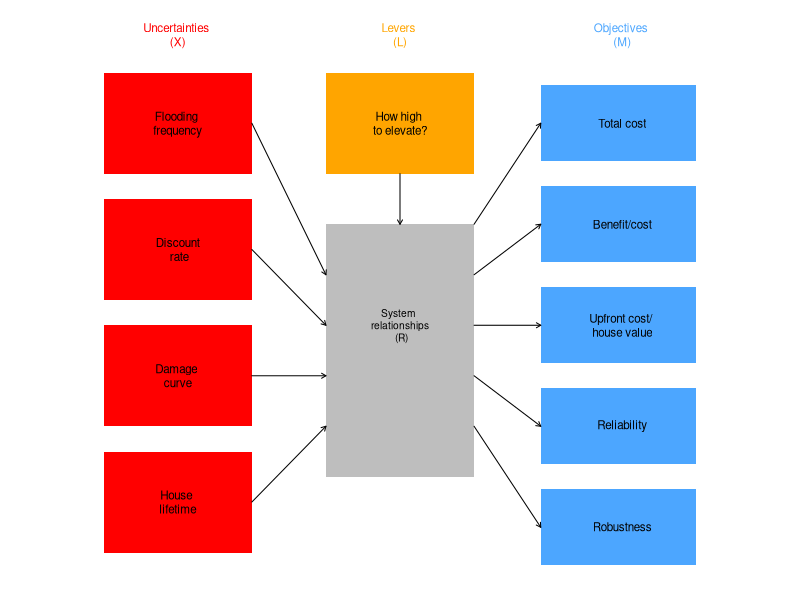

R code for this plot:
##==============================================================================
##
## Script plots the XLRM diagram for the home elevation problem
##
## Author: Mahkameh Zarekarizi (mahkameh.zare@gmail.com) 
##       
##==============================================================================
## Copyright 2019 Mahkameh Zarekarizi
## This file is free software: you can redistribute it and/or modify
## it under the terms of the GNU General Public License as published by
## the Free Software Foundation, either version 3 of the License, or
## (at your option) any later version.
##
## This file is distributed in the hope that it will be useful,
## but WITHOUT ANY WARRANTY; without even the implied warranty of
## MERCHANTABILITY or FITNESS FOR A PARTICULAR PURPOSE.  See the
## GNU General Public License for more details.
##
## You should have received a copy of the GNU General Public License
## along with this file.  If not, see <http://www.gnu.org/licenses/>.
##==============================================================================
## Instructions to run:
## 1. If you have not already done so, change the working directory to the main 
##    folder (Zarekarizi-Home-Elevation). You can do so by setwd("~/.../../../../Zarekarizi-Home-Elevation") 
## 2. To Run:
##      1. Click on Source button or, on console, type: Source("../../....R")
## 3. Outputs:
##      1. A pdf or jpeg file in "Figures" directory that contains the plot
##==============================================================================

# Global variables
main_path=getwd()
myblue <- rgb(0/255, 128/255, 1, 0.7)
myred <- "red"

# Plot XLRM 
# Dimensions are a standard golden ratio plot with 10 cm of width
# If you would like to save the plot as pdf, substitute next line with: pdf("/Figure/xlrm.pdf", width =3.94, height =2.43)
#jpeg(paste(main_path,"/Figures/S1_XLRM.jpeg",sep=""),width =3.94, height =2.43,units="in",res=300)
#pdf(paste(main_path,"/Figures/S1_XLRM.pdf",sep=""),width =3.94, height =2.43)
#png(paste(main_path,"/Figures/S1_XLRM.png",sep=""),width =3.5, height =2.5,units="in",res=300)
pdf(paste(main_path,"/Figures/S1_XLRM.pdf",sep=""),width =3.5, height =2.5)

par(cex=0.35,mai=c(0,0,0,0),fig=c(0,1,0,1)) # Adjust the size
plot(NA,NA,type="n",xlim=c(0,10),ylim=c(0,11),xaxt="n",yaxt="n",bty="n",xlab="",ylab="")

# System relationsips
polygon(x=c(4,6,6,4),y=c(2,2,7,7),border=NA,col="gray")
text(5,5,"System \nrelationships\n (R)",cex=1.75)

# Objectives 
text(8,10.75,'Objectives \n(M)',xpd=T,cex=2,col=myblue,srt=0)

polygon(x=c(6.9,9,9,6.9),y=c(8.25,8.25,9.75,9.75),border=NA,col=myblue)
polygon(x=c(6.9,9,9,6.9),y=c(6.25,6.25,7.75,7.75),border=NA,col=myblue)
polygon(x=c(6.9,9,9,6.9),y=c(4.25,4.25,5.75,5.75),border=NA,col=myblue)
polygon(x=c(6.9,9,9,6.9),y=c(2.25,2.25,3.75,3.75),border=NA,col=myblue)
polygon(x=c(6.9,9,9,6.9),y=c(0.25,0.25,1.75,1.75),border=NA,col=myblue)

arrows(x0=6,y0=3,x1=6.9,y1=1,col="black",length = 0.05)
arrows(x0=6,y0=4,x1=6.9,y1=3,col="black",length = 0.05)
arrows(x0=6,y0=5,x1=6.9,y1=5,col="black",length = 0.05)
arrows(x0=6,y0=6,x1=6.9,y1=7,col="black",length = 0.05)
arrows(x0=6,y0=7,x1=6.9,y1=9,col="black",length = 0.05)


text(8,9,"Total cost",cex=2)
text(8,7,"Benefit/cost",cex=2)
text(8,5,"Upfront cost/ \nhouse value",cex=2)
text(8,3,"Reliability",cex=2)
text(8,1,"Robustness",cex=2)

# Levers 
text(5,10.75,'Levers \n(L)',xpd=T,cex=2,col="orange")
polygon(x=c(4,6,6,4),y=c(8,8,10,10),border=NA,col="orange")
text(5,9,"How high \nto elevate?",cex=2)
arrows(x0=5,y0=8,x1=5,y1=7,col="black",length = 0.05)

# Uncertainties 
text(2,10.75,'Uncertainties \n(X)',xpd=T,cex=2,col=myred,srt=0)
polygon(x=c(1,3,3,1),y=c(8,8,10,10),border=NA,col=myred,xpd=T)
polygon(x=c(1,3,3,1),y=c(5.5,5.5,7.5,7.5),border=NA,col=myred,xpd=T)
polygon(x=c(1,3,3,1),y=c(3,3,5,5),border=NA,col=myred,xpd=T)
polygon(x=c(1,3,3,1),y=c(0.5,0.5,2.5,2.5),border=NA,col=myred,xpd=T)

text(2,6.5,"Discount\n rate",cex=2)
text(2,4,"Damage \ncurve",cex=2)
text(2,1.5,"House \nlifetime",cex=2)
text(2,9,"Flooding \nfrequency",cex=2)

arrows(x0=3,y0=9,x1=4,y1=6,col="black",length = 0.05)
arrows(x0=3,y0=6.5,x1=4,y1=5,col="black",length = 0.05)
arrows(x0=3,y0=4,x1=4,y1=4,col="black",length = 0.05)
arrows(x0=3,y0=1.5,x1=4,y1=3,col="black",length = 0.05)

# Close the plot
dev.off()

